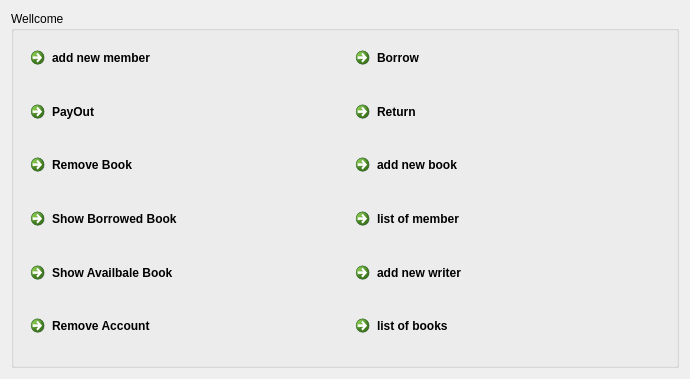
<?xml version="1.0" encoding="UTF-8"?>
<ui version="4.0">
 <class>LibrarianUi</class>
 <widget class="QWidget" name="LibrarianUi">
  <property name="geometry">
   <rect>
    <x>0</x>
    <y>0</y>
    <width>690</width>
    <height>379</height>
   </rect>
  </property>
  <property name="windowTitle">
   <string>Form</string>
  </property>
  <layout class="QGridLayout" name="gridLayout">
   <item row="0" column="0">
    <widget class="QGroupBox" name="groupBox">
     <property name="title">
      <string>Wellcome   </string>
     </property>
     <layout class="QGridLayout" name="gridLayout_2">
      <item row="3" column="1">
       <layout class="QVBoxLayout" name="verticalLayout">
        <item>
         <widget class="QCommandLinkButton" name="commandLinkButton_7">
          <property name="text">
           <string>list of member</string>
          </property>
         </widget>
        </item>
       </layout>
      </item>
      <item row="4" column="1">
       <layout class="QHBoxLayout" name="horizontalLayout_7">
        <item>
         <widget class="QCommandLinkButton" name="addnewwirter">
          <property name="text">
           <string>add new writer</string>
          </property>
         </widget>
        </item>
       </layout>
      </item>
      <item row="0" column="0">
       <layout class="QHBoxLayout" name="horizontalLayout_2">
        <item>
         <widget class="QCommandLinkButton" name="addmember">
          <property name="text">
           <string>add new member</string>
          </property>
          <property name="description">
           <string/>
          </property>
         </widget>
        </item>
       </layout>
      </item>
      <item row="2" column="1">
       <layout class="QHBoxLayout" name="horizontalLayout_3">
        <item>
         <widget class="QCommandLinkButton" name="addnewbook">
          <property name="text">
           <string>add new book</string>
          </property>
         </widget>
        </item>
       </layout>
      </item>
      <item row="5" column="1">
       <layout class="QHBoxLayout" name="horizontalLayout_6">
        <item>
         <widget class="QCommandLinkButton" name="commandLinkButton_4">
          <property name="text">
           <string>list of books</string>
          </property>
         </widget>
        </item>
       </layout>
      </item>
      <item row="0" column="1">
       <layout class="QHBoxLayout" name="horizontalLayout_4">
        <item>
         <widget class="QCommandLinkButton" name="commandLinkButton_6">
          <property name="text">
           <string>Borrow</string>
          </property>
         </widget>
        </item>
       </layout>
      </item>
      <item row="1" column="1">
       <layout class="QHBoxLayout" name="horizontalLayout_5">
        <item>
         <widget class="QCommandLinkButton" name="commandLinkButton_5">
          <property name="text">
           <string>Return</string>
          </property>
         </widget>
        </item>
       </layout>
      </item>
      <item row="1" column="0">
       <widget class="QCommandLinkButton" name="commandLinkButton">
        <property name="text">
         <string>PayOut</string>
        </property>
       </widget>
      </item>
      <item row="2" column="0">
       <widget class="QCommandLinkButton" name="commandLinkButton_2">
        <property name="text">
         <string>Remove Book</string>
        </property>
       </widget>
      </item>
      <item row="3" column="0">
       <widget class="QCommandLinkButton" name="commandLinkButton_3">
        <property name="text">
         <string>Show Borrowed Book</string>
        </property>
       </widget>
      </item>
      <item row="4" column="0">
       <widget class="QCommandLinkButton" name="commandLinkButton_8">
        <property name="text">
         <string>Show Availbale Book</string>
        </property>
       </widget>
      </item>
      <item row="5" column="0">
       <widget class="QCommandLinkButton" name="commandLinkButton_9">
        <property name="text">
         <string>Remove Account</string>
        </property>
       </widget>
      </item>
     </layout>
    </widget>
   </item>
  </layout>
 </widget>
 <resources/>
 <connections/>
</ui>
